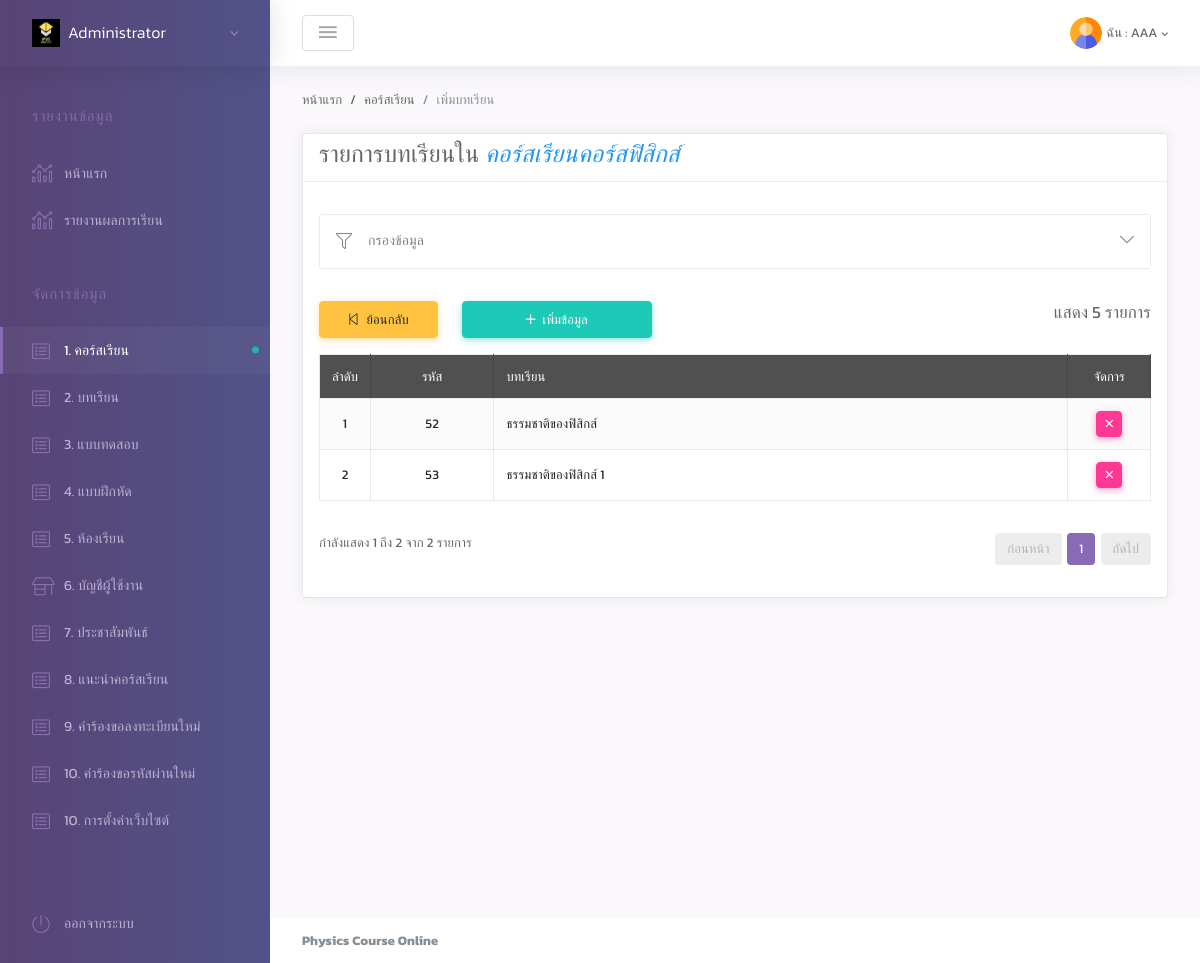
/php/html/admin/index.php?active=course&course_lesson=65, run on the app's committed database.
### tables this page shows
CREATE TABLE `course` (
  `cs_id` int(11) NOT NULL,
  `cs_code` varchar(50) NOT NULL,
  `cs_name` varchar(500) NOT NULL,
  `cs_detail` varchar(2000) DEFAULT NULL,
  `k_hour` int(10) DEFAULT NULL,
  `k_minute` int(10) DEFAULT NULL,
  `cs_for` int(11) NOT NULL,
  `cs_img` varchar(1000) DEFAULT NULL,
  `cs_pay_status` int(11) NOT NULL,
  `cs_pay_num` varchar(250) DEFAULT NULL,
  `cs_status` int(11) NOT NULL,
  `cs_cer` varchar(250) DEFAULT NULL,
  `rcm_status` int(11) DEFAULT NULL,
  `save_time` timestamp NOT NULL DEFAULT current_timestamp(),
  `update_time` timestamp NOT NULL DEFAULT current_timestamp() ON UPDATE current_timestamp()
);

CREATE TABLE `course_lesson` (
  `csl_id` int(11) NOT NULL,
  `cs_id` int(11) NOT NULL,
  `ls_id` int(11) NOT NULL,
  `save_time` timestamp NOT NULL DEFAULT current_timestamp()
);

### php/html/admin/m1_course/cl_logic.inc.php (called while the page is built, shortened)
<?php
$cs_id = $_GET['course_lesson'];
$page = isset($_GET['page']) ? max(1, intval($_GET['page'])) : 1;
if (isset($_GET['btn_filter'])) {
    if ($_GET['fd_ls_id'] === '' && $_GET['fd_ls_name'] === '' && $_GET['fd_per_page'] === '') {
        echo '<script type="text/javascript">
                Swal.fire({
                icon: "error",
                title: "ล้มเหลว",
                text: "ต้องเลือกอย่างน้อย 1 รายการ"
                });
            </script>';
        echo "<meta http-equiv=\"refresh\" content=\"2; URL=?course_lesson=$cs_id\">";
        exit;
    } else {
        if ($_GET['fd_per_page'] !== '' && $_GET['fd_per_page'] !== 'all') {
            $per_page = intval($_GET['fd_per_page']);
        } else if ($_GET['fd_per_page'] === 'all') {
            $sql_v_all = $conn->prepare("SELECT COUNT(*) FROM course_lesson cl WHERE cl.cs_id = :cs_id");
            $sql_v_all->bindParam(':cs_id', $cs_id, PDO::PARAM_INT);
            $sql_v_all->execute();
            $per_page = $sql_v_all->fetchColumn();
        } else {
            $per_page = 5;
        }
        $fd_ls_id = trim($_GET['fd_ls_id']);
        $fd_ls_name = trim($_GET['fd_ls_name']);
        $start_from = ($page - 1) * $per_page;
        $sql_all = "SELECT COUNT(*) FROM course_lesson cl
                    WHERE cl.cs_id = :cs_id";
        $sql = "SELECT csl_id, ls_id, (SELECT ls_name FROM lesson l WHERE l.ls_id = cl.ls_id) AS lesson_name
                FROM course_lesson cl
                WHERE cl.cs_id = :cs_id";
        if ($_GET['fd_ls_id'] !== '') {
            $sql_all .= " AND cl.ls_id LIKE :fd_ls_id ";
            $sql .= " AND cl.ls_id LIKE :fd_ls_id ";
        }
        if ($_GET['fd_ls_name'] !== '') {
            $sql_all .= " AND (SELECT ls_name FROM lesson l WHERE l.ls_id = cl.ls_id) LIKE :fd_ls_name ";
            $sql .= " AND (SELECT ls_name FROM lesson l WHERE l.ls_id = cl.ls_id) LIKE :fd_ls_name ";
        }
        $sql .= " LIMIT :start_from, :per_page ";
        $select_all = $conn->prepare($sql_all);
        $select_cs_lesson = $conn->prepare($sql);
        if ($_GET['fd_ls_id'] !== '') {
            $fd_ls_id = '%' . $_GET['fd_ls_id'] . '%';
            $select_all->bindParam(':fd_ls_id', $fd_ls_id, PDO::PARAM_STR);
            $select_cs_lesson->bindParam(':fd_ls_id', $fd_ls_id, PDO::PARAM_STR);
        }
        if ($_GET['fd_ls_name'] !== '') {
            $fd_ls_name = '%' . $_GET['fd_ls_name'] . '%';
            $select_all->bindParam(':fd_ls_name', $fd_ls_name, PDO::PARAM_STR);
            $select_cs_lesson->bindParam(':fd_ls_name', $fd_ls_name, PDO::PARAM_STR);
        }
        $select_all->bindParam(':cs_id', $cs_id, PDO::PARAM_INT);
        $select_cs_lesson->bindParam(':cs_id', $cs_id, PDO::PARAM_INT);
        $select_cs_lesson->bindParam(':start_from', $start_from, PDO::PARAM_INT);
        $select_cs_lesson->bindParam(':per_page', $per_page, PDO::PARAM_INT);
        $select_all->execute();
        $select_cs_lesson->execute();
        $total_records = $select_all->fetchColumn();
        $total_pages = ceil($total_records / $per_page);
        if ($_GET['fd_per_page'] === '') {
            $s_per_page = '-- เลือก --';
            $v_per_page = '';
        } else if ($_GET['fd_per_page'] === 'all') {
            $s_per_page = 'ทั้งหมด';
            $v_per_page = 'all';
        } else {
            $s_per_page = $_GET['fd_per_page'];
            $v_per_page = $_GET['fd_per_page'];
        }
        if ($_GET['fd_ls_id'] === '') {
            $v_ls_id = '';
        } else {
            $v_ls_id = $_GET['fd_ls_id'];
        }
        if ($_GET['fd_ls_name'] === '') {
            $v_ls_name = '';
        } else {
            $v_ls_name = $_GET['fd_ls_name'];
        }
    }
} else {
    $per_page = 5;
    $start_from = ($page - 1) * $per_page;
    $select_cs_lesson = $conn->prepare("SELECT csl_id, ls_id, (SELECT ls_name FROM lesson l WHERE l.ls_id = cl.ls_id) AS lesson_name
                                        FROM course_lesson cl
                                        WHERE cl.cs_id = :cs_id
                                        LIMIT :start_from, :per_page");
    $select_cs_lesson->bindParam(':cs_id', $cs_id, PDO::PARAM_INT);
    $select_cs_lesson->bindParam(':start_from', $start_from, PDO::PARAM_INT);
    $select_cs_lesson->bindParam(':per_page', $per_page, PDO::PARAM_INT);
    $select_cs_lesson->execute();
}
$select_check_cs_name = $conn->prepare("SELECT cs_name FROM course c WHERE c.cs_id = :cs_id");
$select_check_cs_name->bindParam(':cs_id', $cs_id, PDO::PARAM_INT);
$select_check_cs_name->execute();
$row_cs_name = $select_check_cs_name->fetch(PDO::FETCH_ASSOC);

### php/html/admin/m1_course/course_lesson.php (shortened to what this page needs)
<?php
require_once 'cl_logic.inc.php';
?>
<ol class="breadcrumb page-breadcrumb">
    <li class="breadcrumb-item">หน้าแรก</li>
    <li class="breadcrumb-item">คอร์สเรียน</li>
    <li class="breadcrumb-item active">เพิ่มบทเรียน</li>
</ol>
<div class="row">
    <div class="col-xl-12">
        <div id="panel-1" class="panel">
            <div class="panel-hdr">
                <h1>รายการบทเรียนใน <span class="fw-300 text-info"><i>คอร์สเรียน<?= $row_cs_name['cs_name']; ?></li></i></span></h1>
            </div>
            <div class="panel-container show">
                <div class="panel-content">
                    <div class="row mt-3">
                        <div class="col-sm-12">
                            <?php include 'cl_filter_data.inc.php' ?>
                        </div>
                    </div>
                    <div class="row mt-5">
                        <div class="col-sm-12 col-md-2">
                            <a href="?active=course&course" class="btn btn-warning btn-block waves-effect waves-themed">
                                <span class="fal fa-step-backward mr-1"></span> ย้อนกลับ
                            </a>
                        </div>
                        <div class="col-sm-12 col-md-3">
                            <button type="button" class="btn btn-success btn-block waves-effect waves-themed" data-toggle="modal" data-target="#add-modal">
                                <span class="fal fa-plus mr-1"></span> เพิ่มข้อมูล
                            </button>
                        </div>
                        <div class="col-sm-12 col-md-7">
                            <h4 class="text-right">แสดง <?= $per_page; ?> รายการ</h4>
                        </div>
                    </div>
                    <div class="row mt-3">
                        <div class="col-sm-12">
                            <table id="" class="table table-bordered table-striped w-100">
                                <thead class="bg-dark text-white">
                                    <tr>
                                        <th style="width:5%; text-align: center; vertical-align: middle;">ลำดับ</th>
                                        <th style="width:15%; text-align: center; vertical-align: middle;">รหัส</th>
                                        <th style="width:70%; text-align: left; vertical-align: middle;">บทเรียน</th>
                                        <th style="width:10%; text-align: center; vertical-align: middle;">จัดการ</th>
                                    </tr>
                                </thead>
                                <tbody>
                                    <?php
                                    $i = 1;
                                    while ($row_cs_lesson = $select_cs_lesson->fetch(PDO::FETCH_ASSOC)) {
                                    ?>
                                        <tr>
                                            <td style="text-align: center; vertical-align: middle;"><?= $i++; ?></td>
                                            <td style="text-align: center; vertical-align: middle;"><?= $row_cs_lesson['ls_id']; ?></td>
                                            <td style="text-align: left; vertical-align: middle;"><?= $row_cs_lesson['lesson_name']; ?></td>
                                            <td style="text-align: center; vertical-align: middle;">
                                                <button type="button" class="btn btn-danger btn-sm btn-icon waves-effect waves-themed" data-toggle="modal" data-target="#del-modal<?= $row_cs_lesson['csl_id']; ?>"><i class="fal fa-times"></i></button>
                                            </td>
                                        </tr>
                                    <?php } ?>
                                </tbody>
                            </table>
                        </div>
                    </div>
                    <?php include 'cl_pagination.inc.php' ?>
                </div>
            </div>
        </div>
    </div>
</div>

### php/html/admin/include/style.css (style rules this page uses)
* { font-family: 'Kanit', sans-serif; box-sizing: border-box; }

### data on the page
course: cs_name "คอร์สฟิสิกส์"
course_lesson: ls "52", lesson_name "ธรรมชาติของฟิสิกส์"
course_lesson: ls "53", lesson_name "ธรรมชาติของฟิสิกส์ 1"

### other printed values
$per_page "5"
min($page * $per_page, $total_records) "2"
$total_records "2"
